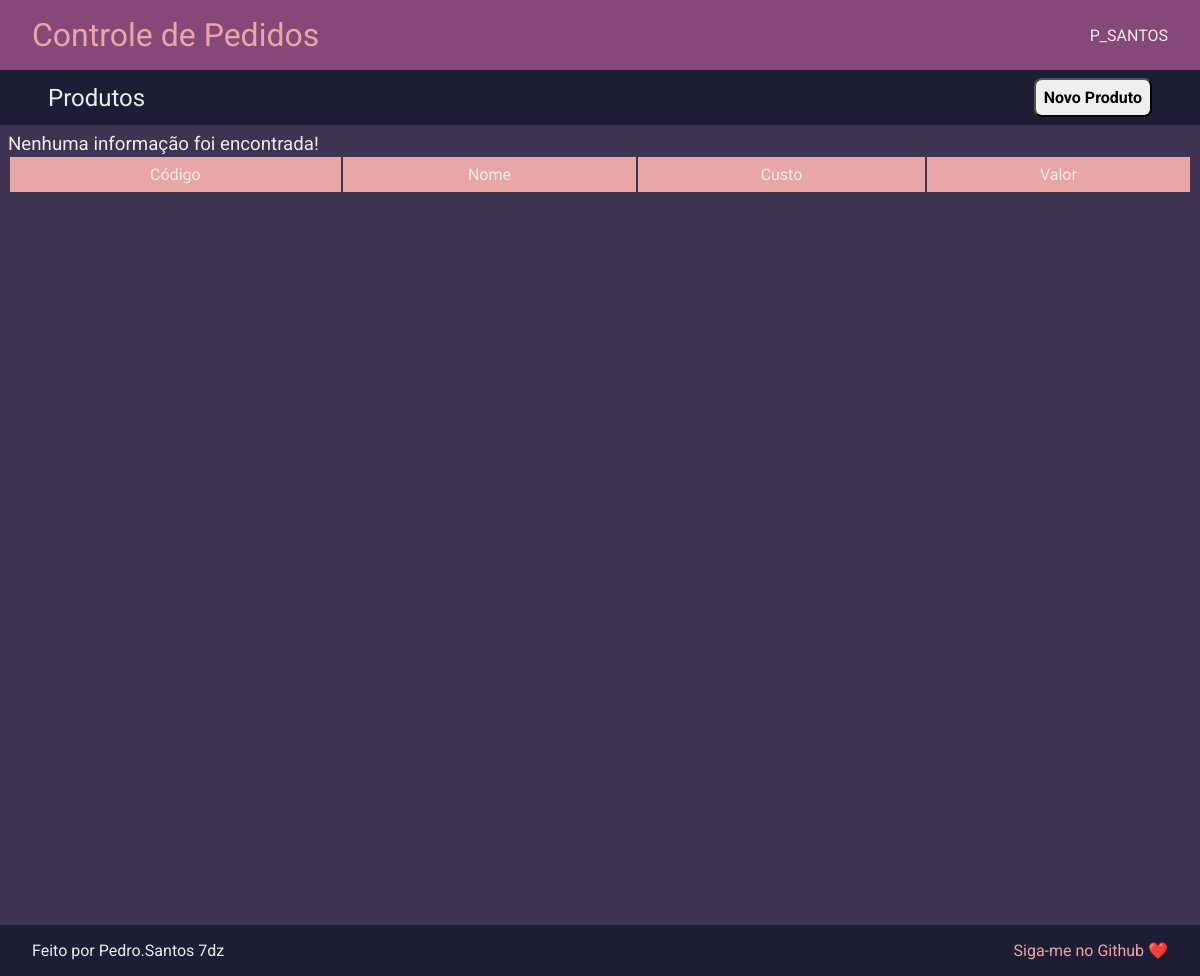
The page /produtos/ on the database as committed earlier.
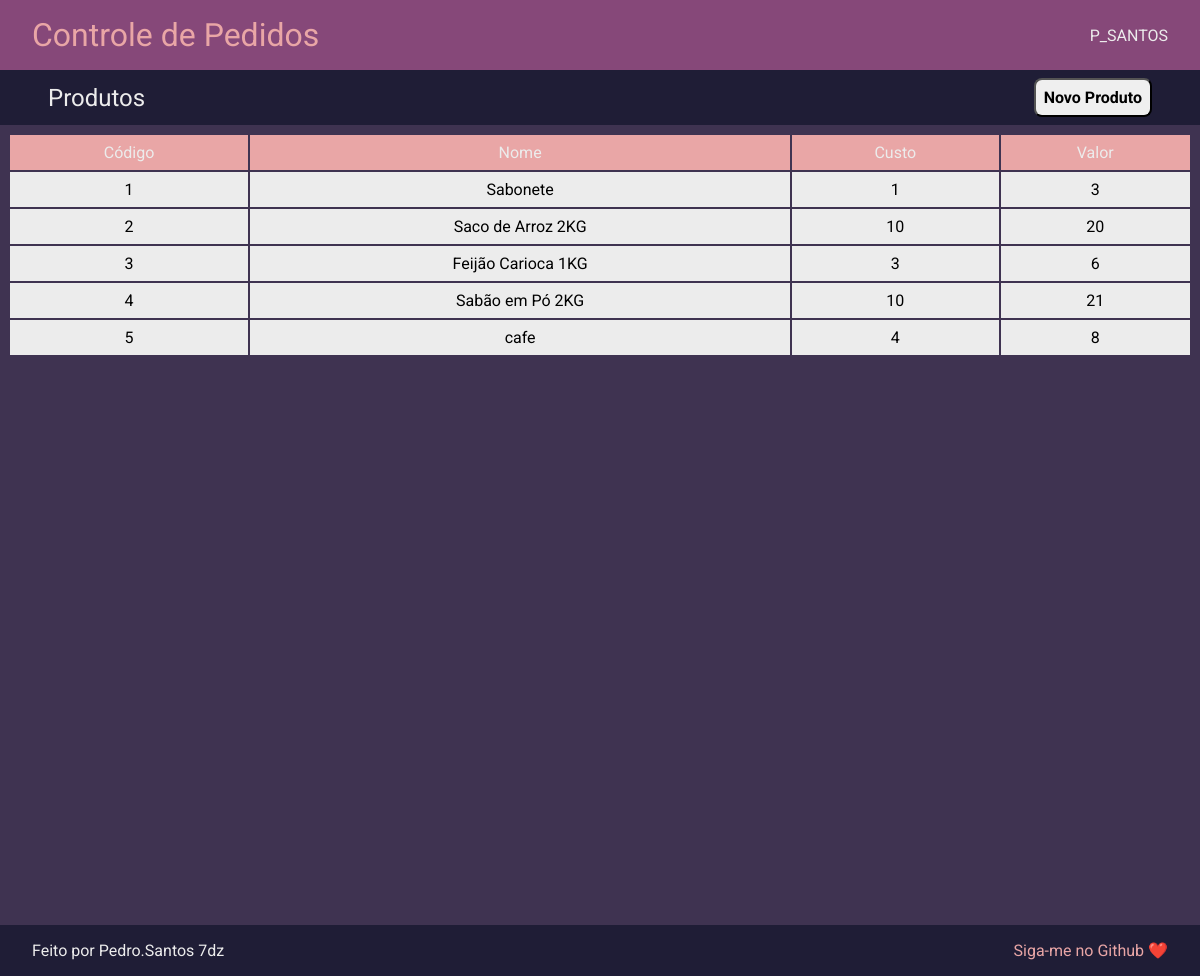
The same page on the database as committed later.
### core/models.py (models this page shows, shortened)
class Produto(models.Model):
    id = models.IntegerField(primary_key=True)
    nome = models.CharField(max_length=100)
    custo = models.IntegerField()
    valor = models.IntegerField()

### core/views.py (the view)
# urls.py: path('produtos/', views.lista_produtos, name='lista_produtos'),
def lista_produtos(request):
    columns = ['Código', 'Nome', 'Custo', 'Valor']
    produtos = Produto.objects.all()
    return render(request, 'app/admin_lista_produtos.html', {
        'produtos': produtos,
        'produtos_columns': columns,
        'logado': True,
        'user_name' : 'P_SANTOS'
    })

### core/templates/app/admin_lista_produtos.html (shortened to what this page needs)
<!DOCTYPE html>
<html lang="pt-br">
<head>
    {% include "../model/head.html" with page_title="Controle de Pedidos - Listagem de Pedidos" %}
</head>
<body>
    {% include "../model/header.html" with logado=1 bread_name="Produtos" bread_button_name="Novo Produto" %}
    <main class="main-container">
        <section class="produtos-container">
            {% include "../model/table.html" with arr_columns=produtos_columns arr=produtos template=1 %}
        </section>
    </main>
    {% include "../model/footer.html" %}
</body>
</html>

### core/templates/model/table.html (shortened to what this page needs)
<table class="table">
    <thead>
        <tr>
            {% for obj in arr_columns %}
                <th scope="col"> {{obj}} </th>
            {% endfor %}
        </tr>
    </thead>
    <tbody>
        {% for obj in arr %}
            {% if template == 1 %}
            <tr>
                <th> {{ obj.id }} </th>
                <th> {{ obj.nome }} </th>
                <th> {{ obj.custo }} </th>
                <th> {{ obj.valor }} </th>
            </tr>
            {% endif %}
        {% empty %}
        <h3> Nenhuma informação foi encontrada! </h3>
        {% endfor %}
    </tbody>
</table>

Rows that differ between the two databases and show on the page:
added Produto: id "1", nome "Sabonete", custo "1", valor "3"
added Produto: id "2", nome "Saco de Arroz 2KG", custo "10", valor "20"
added Produto: id "3", nome "Feijão Carioca 1KG", custo "3", valor "6"
added Produto: id "4", nome "Sabão em Pó 2KG", custo "10", valor "21"
added Produto: id "5", nome "cafe", custo "4", valor "8"
Other text that changed with them:
text no longer shown: "Nenhuma informação foi encontrada!"
